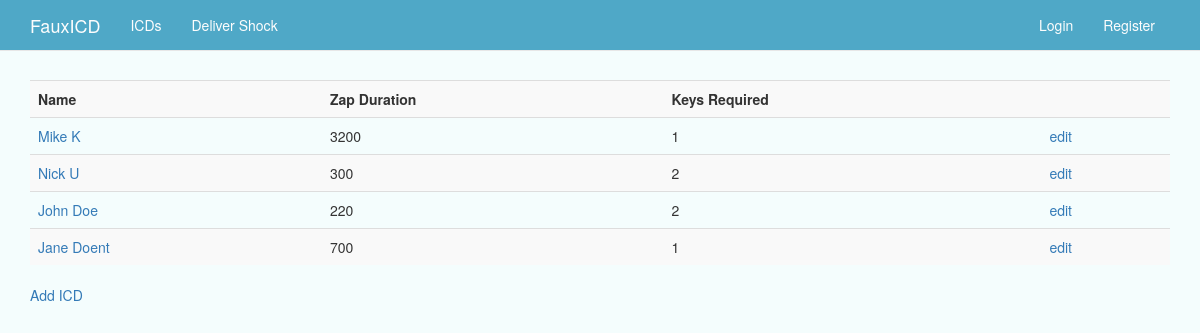
The app's page /icd_index/, older data.
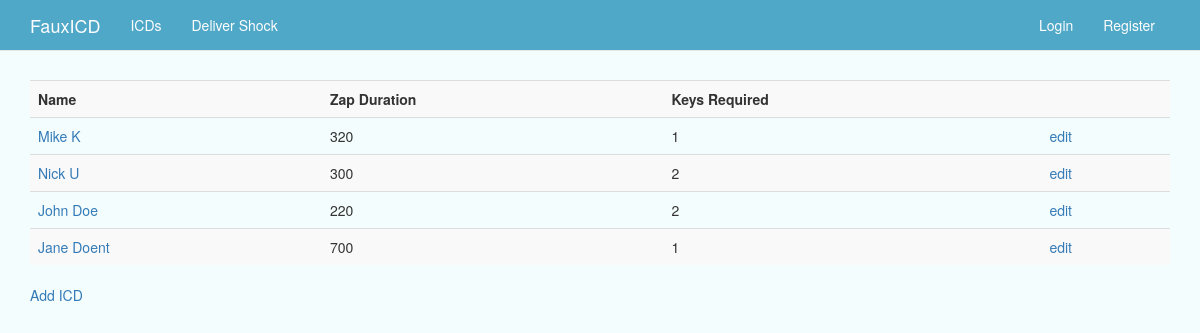
The same page, newer data.
### web/models.py (models this page shows, shortened)
class Icd(models.Model):
    name = models.CharField(max_length=128, unique=True)
    zap_duration = models.IntegerField(default=0) #duration of a zap in milliseconds
    keys_required = models.IntegerField(default=2) #num of encryption keys required to execute

### web/views.py (the view)
# urls.py: url(r'^icd_index/', views.icd_index, name='icd_index'),
def icd_index(request):
    icd_list = Icd.objects.all() #set the list of ICDs. Should return only one for demo
    context_dict = {'icd_list': icd_list}
    return render(request, 'web/icd_index.html',context_dict)

### templates/web/icd_index.html (shortened to what this page needs)
{% extends 'base.html' %}
{% block body_block %}
<div class="row">
  <div class="col-md-12">
    <table class="table table-striped">
      <tr>
          <th>Name</th>
          <th>Zap Duration</th>
          <th>Keys Required</th>
          <th></th>
      </tr>
      {% if icd_list %}
        {% for this_icd in icd_list %}
        <tr>
          <td><a href="{% url 'show_icd' id=this_icd.id %}">{{ this_icd.name }}</a></td>
          <td>{{ this_icd.zap_duration }}</td>
          <td>{{ this_icd.keys_required }}</td>
          <td><a href="{% url 'edit_icd' id=this_icd.id %}">edit</a></td>
        </tr>
        {% endfor %}
      {% endif %}
    </table>
  <div><a href="{% url 'add_icd' %}" >Add ICD</a></div>
  </div>
</div>
{% endblock %}

Row changes from the older to the newer data that the page shows:
changed Icd "Mike K": zap_duration "3200" → "320"
